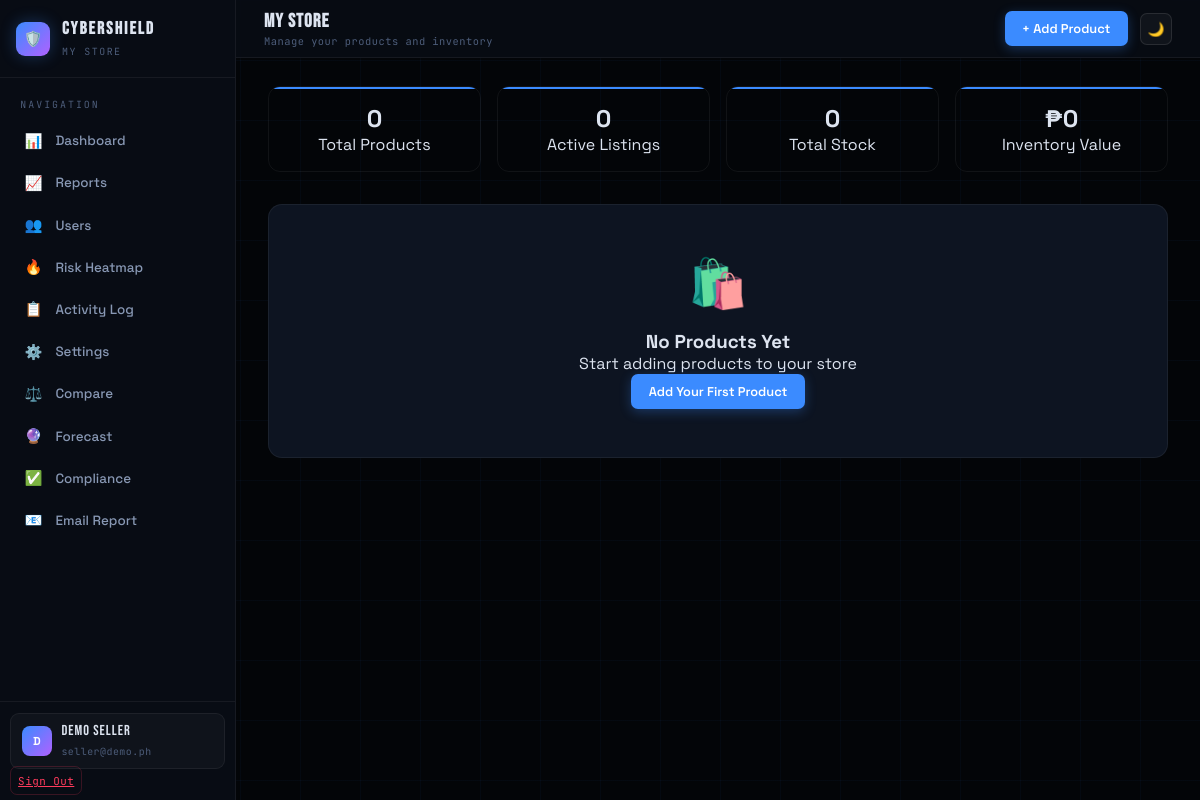
Page /Client/seller-store.php (signed in) on the earlier database version.
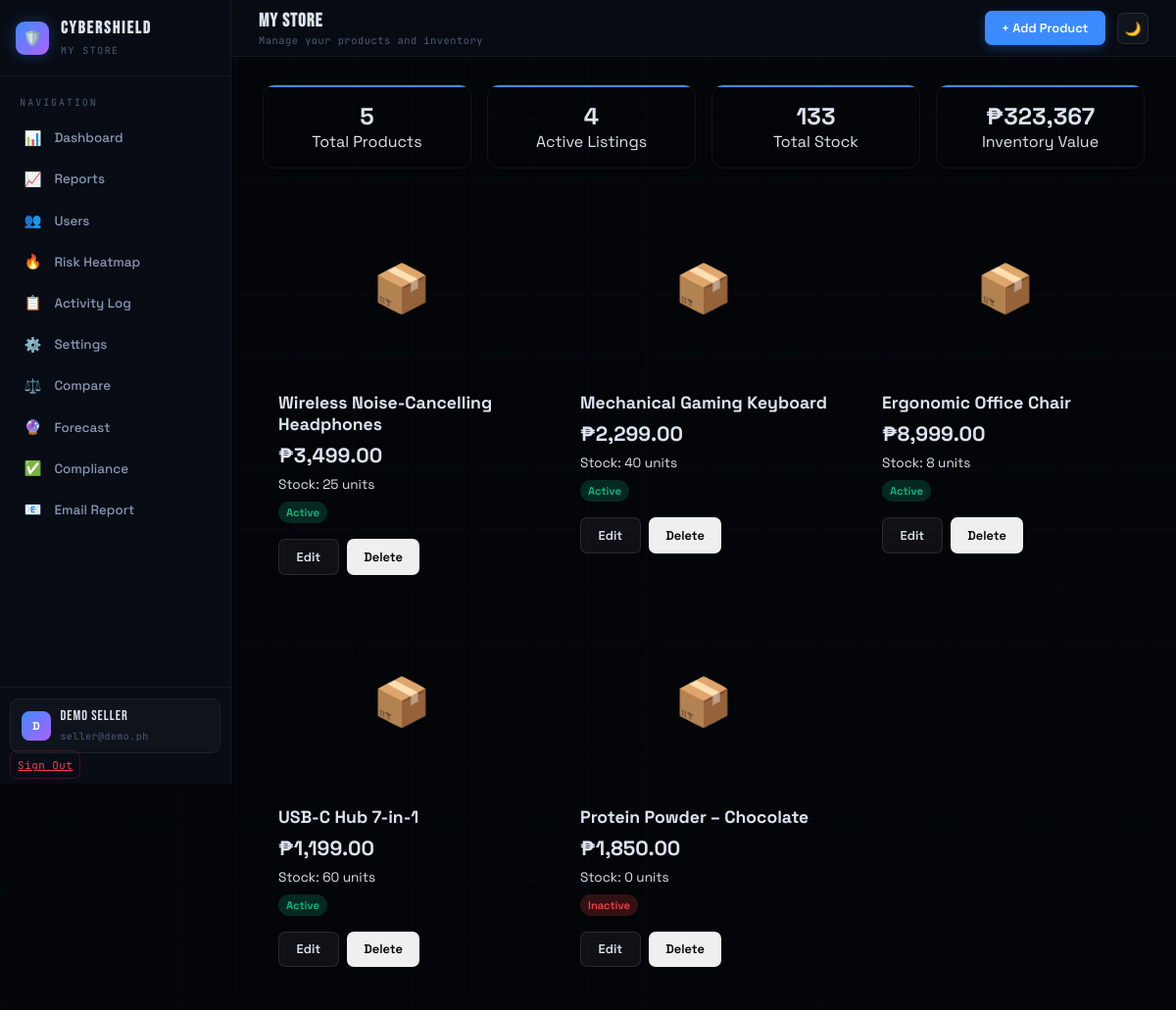
Same page on the later database version.
### tables this page shows
CREATE TABLE users (
    id            INT AUTO_INCREMENT PRIMARY KEY,
    username      VARCHAR(50)  UNIQUE NOT NULL,
    password_hash VARCHAR(255) NOT NULL,
    email         VARCHAR(100) UNIQUE NOT NULL,
    full_name     VARCHAR(100) NOT NULL,
    store_name    VARCHAR(100) NOT NULL,
    role          ENUM('Admin','Seller','Viewer') DEFAULT 'Seller',
    is_active     BOOLEAN DEFAULT TRUE,
    created_at    TIMESTAMP DEFAULT CURRENT_TIMESTAMP,
    updated_at    TIMESTAMP DEFAULT CURRENT_TIMESTAMP ON UPDATE CURRENT_TIMESTAMP,
    INDEX idx_username (username),
    INDEX idx_email    (email),
    INDEX idx_role     (role)
);

CREATE TABLE products (
    id          INT AUTO_INCREMENT PRIMARY KEY,
    user_id     INT NOT NULL,
    name        VARCHAR(255)   NOT NULL,
    description TEXT,
    price       DECIMAL(10,2)  NOT NULL DEFAULT 0.00,
    stock       INT            NOT NULL DEFAULT 0,
    category    VARCHAR(100)   DEFAULT 'Other',
    status      ENUM('active','inactive') DEFAULT 'active',
    image_url   TEXT,
    created_at  TIMESTAMP DEFAULT CURRENT_TIMESTAMP,
    updated_at  TIMESTAMP DEFAULT CURRENT_TIMESTAMP ON UPDATE CURRENT_TIMESTAMP,
    FOREIGN KEY (user_id) REFERENCES users(id) ON DELETE CASCADE,
    INDEX idx_user_id  (user_id),
    INDEX idx_status   (status),
    INDEX idx_category (category)
);

### Client/seller-store.php (the view, shortened to what this page needs)
<?php
$database = new Database();
$db = $database->getConnection();
$user_query = "SELECT * FROM users WHERE id = :user_id";
$stmt = $db->prepare($user_query);
$stmt->bindParam(':user_id', $_SESSION['user_id']);
$stmt->execute();
$user = $stmt->fetch(PDO::FETCH_ASSOC);
$products_query = "SELECT * FROM products WHERE user_id = :user_id ORDER BY created_at DESC";
$stmt = $db->prepare($products_query);
$stmt->bindParam(':user_id', $_SESSION['user_id']);
$stmt->execute();
$products = $stmt->fetchAll(PDO::FETCH_ASSOC);
?>
<!DOCTYPE html>
<html lang="en" data-theme="dark">
<head>
    <link rel="stylesheet" href="dashboard.css">
</head>
<body>
    <div class="bg-grid"></div>
    <div id="app">
        <div id="sidebar">
            <div class="sb-brand">
                <div class="shield">🛡️</div>
                <div class="sb-brand-text"><h2>CyberShield</h2><span>My Store</span></div>
            </div>
            <div class="sb-section">
                <div class="sb-label">Navigation</div>
                <a class="sb-item" href="dashboard.php"><span class="sb-icon">📊</span><span class="sb-text">Dashboard</span></a>
                <a class="sb-item" href="reports.php"><span class="sb-icon">📈</span><span class="sb-text">Reports</span></a>
                <a class="sb-item" href="users.php"><span class="sb-icon">👥</span><span class="sb-text">Users</span></a>
                <a class="sb-item" href="heatmap.php"><span class="sb-icon">🔥</span><span class="sb-text">Risk Heatmap</span></a>
                <a class="sb-item" href="activity.php"><span class="sb-icon">📋</span><span class="sb-text">Activity Log</span></a>
                <a class="sb-item" href="settings.php"><span class="sb-icon">⚙️</span><span class="sb-text">Settings</span></a>
                <a class="sb-item" href="compare.php"><span class="sb-icon">⚖️</span><span class="sb-text">Compare</span></a>
                <a class="sb-item" href="forecast.php"><span class="sb-icon">🔮</span><span class="sb-text">Forecast</span></a>
                <a class="sb-item" href="compliance.php"><span class="sb-icon">✅</span><span class="sb-text">Compliance</span></a>
                <a class="sb-item" href="email.php"><span class="sb-icon">📧</span><span class="sb-text">Email Report</span></a>
            </div>
            <div class="sb-footer">
                <div class="sb-user">
                    <div class="sb-avatar"><?php echo strtoupper(substr($user['full_name'], 0, 1)); ?></div>
                    <div class="sb-user-info">
                        <p><?php echo htmlspecialchars($user['full_name']); ?></p>
                        <span><?php echo htmlspecialchars($user['email']); ?></span>
                    </div>
                </div>
                <a href="../logout.php" class="btn-sb-logout">Sign Out</a>
            </div>
        </div>
        <div id="main">
            <div class="topbar">
                <div class="topbar-left">
                    <h2>My Store</h2>
                    <p>Manage your products and inventory</p>
                </div>
                <div class="topbar-right">
                    <button class="btn btn-primary" onclick="openProductModal()">+ Add Product</button>
                    <button class="theme-toggle" onclick="toggleTheme()">🌙</button>
                </div>
            </div>
            <div class="content">
                <div class="stats-grid">
                    <div class="stat-card">
                        <div class="stat-value"><?php echo count($products); ?></div>
                        <div>Total Products</div>
                    </div>
                    <div class="stat-card">
                        <div class="stat-value">
                            <?php
                            $activeCount = count(array_filter($products, fn($p) => $p['status'] === 'active'));
                            echo $activeCount;
                            ?>
                        </div>
                        <div>Active Listings</div>
                    </div>
                    <div class="stat-card">
                        <div class="stat-value">
                            <?php
                            $totalStock = array_sum(array_column($products, 'stock'));
                            echo $totalStock;
                            ?>
                        </div>
                        <div>Total Stock</div>
                    </div>
                    <div class="stat-card">
                        <div class="stat-value">
                            ₱<?php
                            $totalValue = array_sum(array_map(fn($p) => $p['price'] * $p['stock'], $products));
                            echo number_format($totalValue, 0);
                            ?>
                        </div>
                        <div>Inventory Value</div>
                    </div>
                </div>
                <div class="product-grid" id="product-grid">
                    <?php foreach ($products as $product): ?>
                    <div class="product-card">
                        <div class="product-image">
                            <?php echo $product['image_url'] ? "<img src='{$product['image_url']}' style='width:100%;height:100%;object-fit:cover;'>" : '📦'; ?>
                        </div>
                        <div class="product-info">
                            <div class="product-name"><?php echo htmlspecialchars($product['name']); ?></div>
                            <div class="product-price">₱<?php echo number_format($product['price'], 2); ?></div>
                            <div class="product-stock">Stock: <?php echo $product['stock']; ?> units</div>
                            <div>
                                <span class="product-status status-<?php echo $product['status']; ?>">
                                    <?php echo ucfirst($product['status']); ?>
                                </span>
                            </div>
                            <div class="product-actions">
                                <button class="btn btn-xs btn-secondary" onclick="editProduct(<?php echo $product['id']; ?>)">Edit</button>
                                <button class="btn btn-xs btn-danger" onclick="deleteProduct(<?php echo $product['id']; ?>)">Delete</button>
                            </div>
                        </div>
                    </div>
                    <?php endforeach; ?>
                </div>
                <?php if (empty($products)): ?>
                <div class="card" style="text-align: center; padding: 3rem;">
                    <div style="font-size: 3rem; margin-bottom: 1rem;">🛍️</div>
                    <h3>No Products Yet</h3>
                    <p>Start adding products to your store</p>
                    <button class="btn btn-primary" onclick="openProductModal()">Add Your First Product</button>
                </div>
                <?php endif; ?>
            </div>
        </div>
    </div>
</body>
</html>

### Client/seller-store.php (style rules this page uses)
.product-grid { display: grid; grid-template-columns: repeat(auto-fill, minmax(280px, 1fr)); gap: 1.5rem; margin-top: 1.5rem; }
.product-card { background: var(--card-bg); border-radius: 16px; overflow: hidden; border: 1px solid var(--border-2); transition: all 0.3s ease; }
.product-image { height: 180px; background: var(--navy-3); display: flex; align-items: center; justify-content: center; font-size: 3rem; }
.product-info { padding: 1rem; }
.product-name { font-weight: 700; font-size: 1.1rem; margin-bottom: 0.5rem; }
.product-price { font-size: 1.3rem; font-weight: 700; color: var(--primary); margin-bottom: 0.5rem; }
.product-stock { font-size: 0.85rem; color: var(--text-3); margin-bottom: 0.5rem; }
.product-status { display: inline-block; padding: 0.25rem 0.5rem; border-radius: 20px; font-size: 0.7rem; font-weight: 600; }
.status-active { background: rgba(16, 185, 129, 0.2); color: #10b981; }
.status-inactive { background: rgba(239, 68, 68, 0.2); color: #ef4444; }
.product-actions { display: flex; gap: 0.5rem; margin-top: 1rem; }
.stats-grid { display: grid; grid-template-columns: repeat(auto-fit, minmax(200px, 1fr)); gap: 1rem; margin-bottom: 2rem; }
.stat-card { background: var(--card-bg); padding: 1rem; border-radius: 12px; text-align: center; }
.stat-value { font-size: 1.5rem; font-weight: 700; color: var(--primary); }

Differences in the rows shown:
added products: name "Wireless Noise-Cancelling Headphones", price "3,499.00", stock "25", status "Active"
added products: name "Mechanical Gaming Keyboard", price "2,299.00", stock "40", status "Active"
added products: name "Ergonomic Office Chair", price "8,999.00", stock "8", status "Active"
added products: name "USB-C Hub 7-in-1", price "1,199.00", stock "60", status "Active"
added products: name "Protein Powder – Chocolate", price "1,850.00", stock "0", status "Inactive"
Other differences:
count($products): "0" → "5"
$activeCount: "0" → "4"
$totalStock: "0" → "133"
$totalValue: "0" → "323,367"
text no longer shown: "🛍️ No Products Yet Start adding products to your store Add Your First Product"
